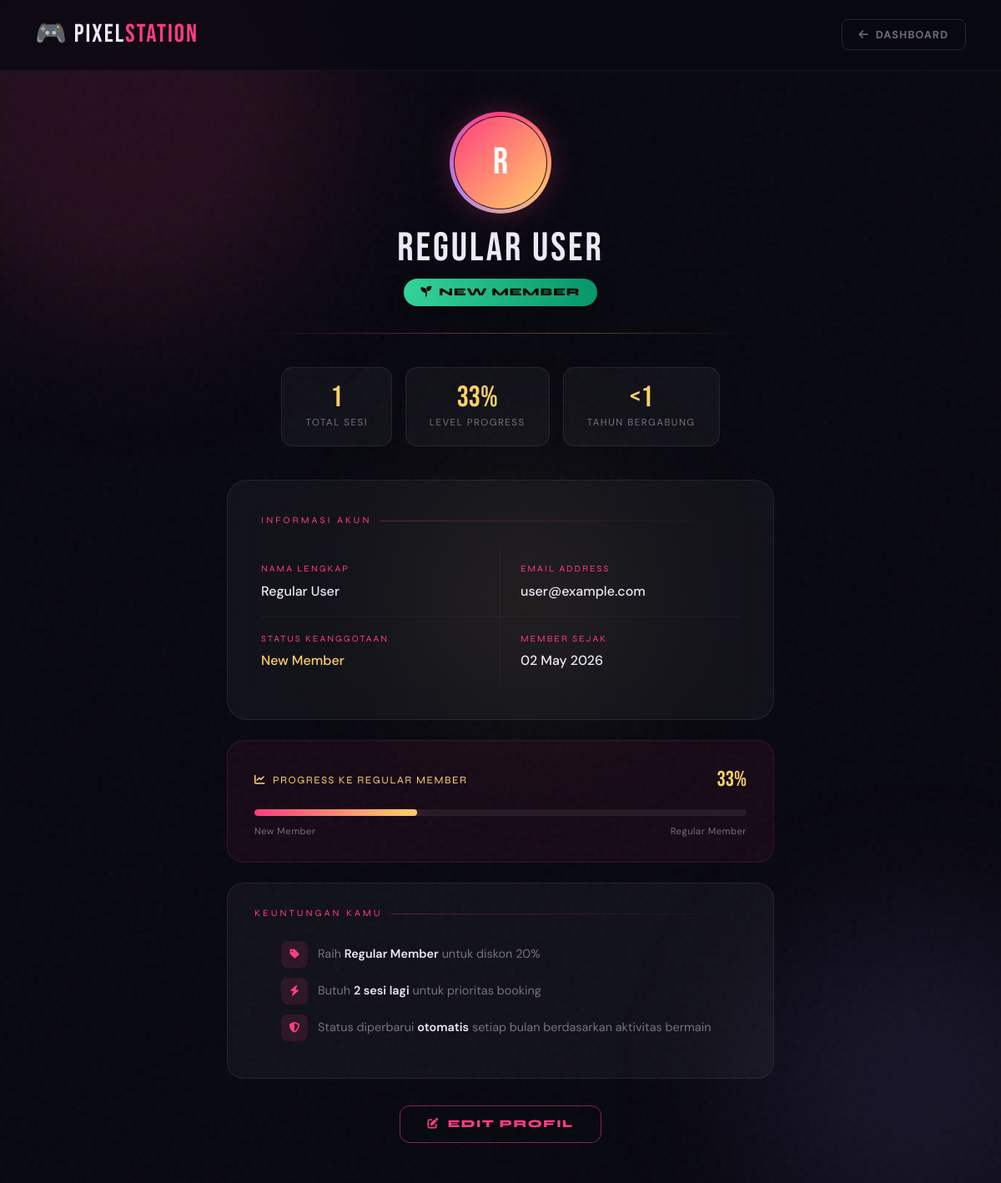
/user/profil.php (signed in), run on the app's committed database.
### tables this page shows
CREATE TABLE `users` (
  `id` int(11) NOT NULL,
  `nama` varchar(100) NOT NULL,
  `email` varchar(100) NOT NULL,
  `password` varchar(255) NOT NULL,
  `role` enum('admin','user') DEFAULT 'user',
  `created_at` timestamp NOT NULL DEFAULT current_timestamp()
);

### user/profil.php (the view, shortened to what this page needs)
<?php
global $conn;
$user_id = $_SESSION['id'];
$query_user = mysqli_query($conn, "SELECT * FROM users WHERE id = '$user_id'");
$data = mysqli_fetch_assoc($query_user);
$stat_booking = mysqli_fetch_assoc(mysqli_query($conn, "SELECT COUNT(*) AS t FROM bookings WHERE user_id = '$user_id'"));
$jumlah_booking = $stat_booking['t'] ?? 0;
$status_member = $jumlah_booking >= 10 ? 'Elite Member' : ($jumlah_booking >= 3 ? 'Regular Member' : 'New Member');
$member_since = date('d M Y', strtotime($data['created_at'] ?? date('Y-m-d')));
$badge_icon  = $jumlah_booking >= 10 ? 'fa-gem' : ($jumlah_booking >= 3 ? 'fa-star' : 'fa-seedling');
$progress_to_next = 0;
$next_label = '';
if ($jumlah_booking < 3) {
    $progress_to_next = round(($jumlah_booking / 3) * 100);
    $next_label = "Regular Member";
} elseif ($jumlah_booking < 10) {
    $progress_to_next = round((($jumlah_booking - 3) / 7) * 100);
    $next_label = "Elite Member";
} else {
    $progress_to_next = 100;
    $next_label = "Max Level";
}
$avatar_letter = strtoupper(substr($data['nama'] ?? '?', 0, 1));
?>
<!DOCTYPE html>
<html lang="id">
<head>
    <link href="https://cdn.jsdelivr.net/npm/bootstrap@5.3.0/dist/css/bootstrap.min.css" rel="stylesheet">
    <link rel="stylesheet" href="https://cdnjs.cloudflare.com/ajax/libs/font-awesome/6.4.0/css/all.min.css">
</head>
<body>
<div class="blob blob-1"></div>
<div class="blob blob-2"></div>
<div class="blob blob-3"></div>
<nav class="navbar">
    <div class="container d-flex justify-content-between align-items-center">
        <a class="navbar-brand" href="dashboard-user.php">🎮 PIXEL<span>STATION</span></a>
        <a href="dashboard-user.php" class="btn-back"><i class="fa fa-arrow-left me-2"></i>Dashboard</a>
    </div>
</nav>
<div class="page">
    <div class="container" style="max-width:680px;">
        <div class="hero-strip">
            <div class="avatar-wrap">
                <div class="avatar-ring"></div>
                <div class="avatar-circle"><?= $avatar_letter ?></div>
            </div>
            <div class="hero-name"><?= htmlspecialchars($data['nama'] ?? '-') ?></div>
            <div class="badge-pill">
                <i class="fa-solid <?= $badge_icon ?>"></i>
                <?= $status_member ?>
            </div>
        </div>
        <div class="divider-line"></div>
        <div class="stats-row">
            <div class="stat-chip">
                <div class="stat-num"><?= $jumlah_booking ?></div>
                <div class="stat-lbl">Total Sesi</div>
            </div>
            <div class="stat-chip">
                <div class="stat-num"><?= $progress_to_next ?>%</div>
                <div class="stat-lbl">Level Progress</div>
            </div>
            <div class="stat-chip">
                <div class="stat-num"><?= date('Y') - date('Y', strtotime($data['created_at'] ?? 'now')) ?: '<1' ?></div>
                <div class="stat-lbl">Tahun Bergabung</div>
            </div>
        </div>
        <div class="main-card">
            <div class="section-title">Informasi Akun</div>
            <div class="info-grid">
                <div class="info-item">
                    <div class="info-label">Nama Lengkap</div>
                    <div class="info-value"><?= htmlspecialchars($data['nama'] ?? '-') ?></div>
                </div>
                <div class="info-item">
                    <div class="info-label">Email Address</div>
                    <div class="info-value"><?= htmlspecialchars($data['email'] ?? 'Belum diatur') ?></div>
                </div>
                <div class="info-item">
                    <div class="info-label">Status Keanggotaan</div>
                    <div class="info-value"><span class="highlight"><?= $status_member ?></span></div>
                </div>
                <div class="info-item">
                    <div class="info-label">Member Sejak</div>
                    <div class="info-value"><?= $member_since ?></div>
                </div>
            </div>
        </div>
        <div class="progress-card">
            <div class="progress-header">
                <div class="progress-title">
                    <i class="fa-solid fa-chart-line me-2"></i>Progress ke <?= $next_label ?>
                </div>
                <div class="progress-pct"><?= $progress_to_next ?>%</div>
            </div>
            <div class="prog-bar-track">
                <div class="prog-bar-fill"></div>
            </div>
            <div class="prog-labels">
                <span class="prog-label-sm"><?= $status_member ?></span>
                <span class="prog-label-sm"><?= $next_label ?></span>
            </div>
        </div>
        <div class="perks-card">
            <div class="section-title">Keuntungan Kamu</div>
            <ul class="perk-list">
                <li>
                    <div class="perk-icon"><i class="fa-solid fa-tag"></i></div>
                    <span><?php if ($jumlah_booking >= 3): ?><b>Diskon 20%</b> otomatis untuk setiap booking<?php else: ?>Raih <b>Regular Member</b> untuk diskon 20%<?php endif; ?></span>
                </li>
                <li>
                    <div class="perk-icon"><i class="fa-solid fa-bolt"></i></div>
                    <span><?php if ($jumlah_booking >= 3): ?><b>Prioritas booking</b> di jam-jam peak<?php else: ?>Butuh <b><?= 3 - $jumlah_booking ?> sesi lagi</b> untuk prioritas booking<?php endif; ?></span>
                </li>
                <li>
                    <div class="perk-icon"><i class="fa-solid fa-shield-halved"></i></div>
                    <span>Status diperbarui <b>otomatis</b> setiap bulan berdasarkan aktivitas bermain</span>
                </li>
            </ul>
        </div>
        <div class="text-center pb-5">
            <button class="btn-edit-profile">
                <i class="fa-solid fa-pen-to-square"></i>
                <span>Edit Profil</span>
            </button>
        </div>
    </div>
</div>
</body>
</html>

### data on the page
users: nama "R", nama "Regular User", email "user@example.com", created_at "02 May 2026"

### other printed values
$status_member "NEW MEMBER"
$jumlah_booking "1"
$progress_to_next "33"
$status_member "New Member"
$next_label "REGULAR MEMBER"
$next_label "Regular Member"
3 - $jumlah_booking "2"
